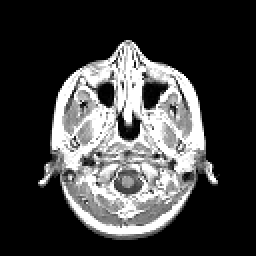
%> input picture 2017数字图像处理课程实验二/课后做的/mri.tif, 128 x 128 px (shown 2 times larger)
$ octave --eval "ft2;"   (GNU Octave 9; MATLAB toolbox functions it lacks are replaced by stand-ins)
%> lines starting %> are read from the running program, lines starting %| are printed output that depends on the picture
function [] = ft2()
I = imread('mri.tif'); %读入原图像文件
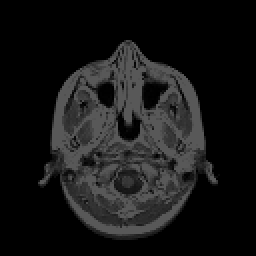
%> I: size 128x128 uint8 (shown 2 times larger); min 0, max 88, mean 22.3
subplot(1,2,1),imshow(I) %显示原图像
title('原图像')
J=fft2(double(I)); %二维离散傅立叶变换
K = fftshift(J); %直流分量移到频谱中心
R = real(K); %取傅立叶变换的实部
I = imag(K); %取傅立叶变换的虚部
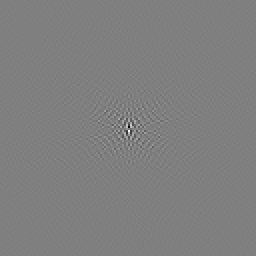
%> I: size 128x128 double (shown 2 times larger); min -54007.9, max 54007.9, mean 0; drawn with min black and max white
L = sqrt(R.^2+I.^2); %计算频谱幅值
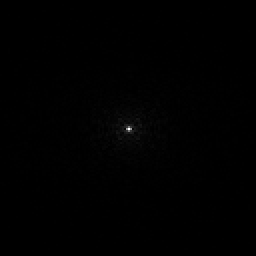
%> L: size 128x128 double (shown 2 times larger); min 6.13, max 366056, mean 1532.4; drawn with min black and max white
L = (L-min(min(L)))/(max(max(L))-min(min(L)))*256; %归一化
subplot(1,2,2) %设定窗口
imshow(L) %显示原图像的频谱
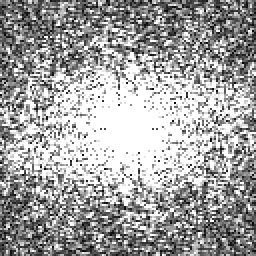
%> displayed picture: size 128x128, on the screen's scale of 0 to 255 (shown 2 times larger); min 0, max 255, mean 162.3
title('原图像的频谱')
